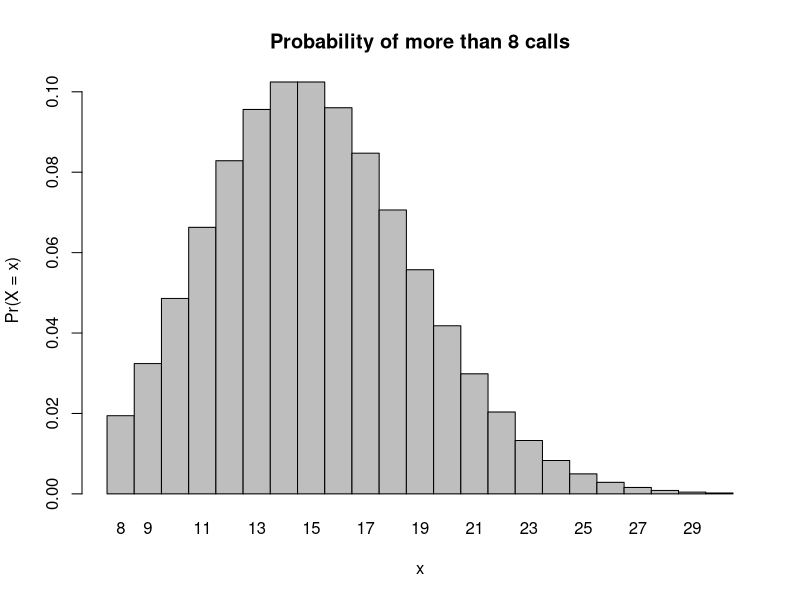
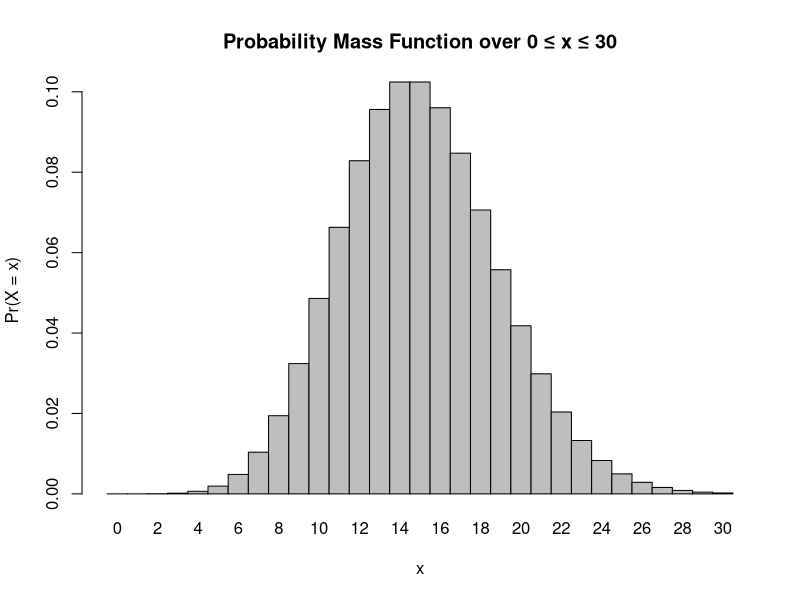
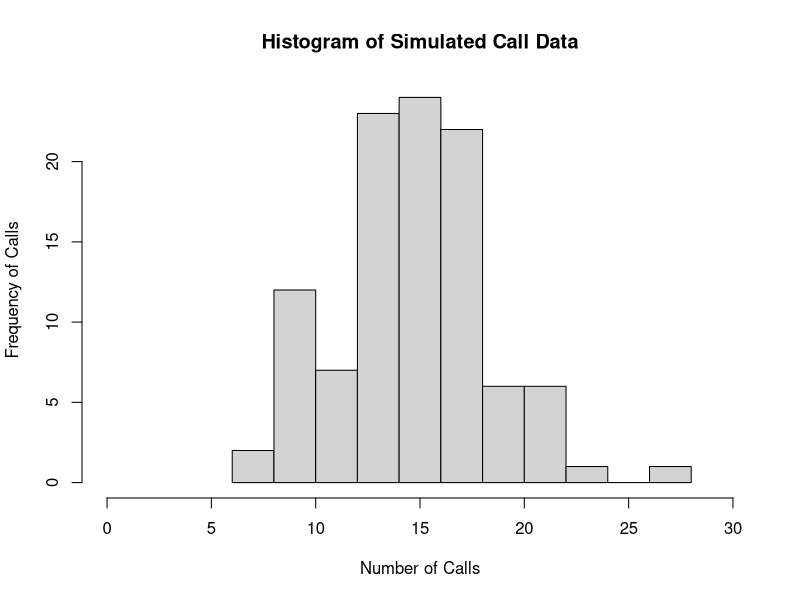

Source code (R) for these figures, in order:
## ---- chunk 1
?dpois()
x <- c(8:30) #I wasn't sure how to code for more than 8 calls, so I set 30 as the maximum and used the c() function to show that x includes all values between 8 and 30... I don't think that is right but here we are... 
l <- 15 #set the mean equal to "l"
one <- dpois(x = x, lambda = l, log = FALSE) #X is the appropriate Poisson random variable and lambda is the mean 
probability <- sum(one) #use the sum() function to "sum" the probabilities that she will hear each number of calls between 8 and 30 to get the probability that she will hear more than 8 calls 
probability
## ---- chunk 2
barplot(one, names.arg = x, space = 0, xlab = "x", ylab = "Pr(X = x)", main = "Probability of more than 8 calls")
## ---- chunk 3
x <- 0 #set x equal to 0 to indicate that she heard zero calls 
l <- 15 #set l equal to the mean
two <- dpois(x = x, lambda = l, log = FALSE)
two
## ---- chunk 4
x <- 3
l <- 15 
three <- dpois(x = x, lambda = l, log = FALSE)
three
## ---- chunk 5
x <- 0:30
l = 15
four <- dpois(x = x, lambda = l)
barplot(four, names.arg = x, space = 0, xlab = "x", ylab = "Pr(X = x)", main = "Probability Mass Function over 0 ≤ x ≤ 30")
## ---- chunk 6
data <- rpois(n = 104, lambda = 15) #rpois() function can be used to simulate data in the poisson distribution. n = the number of samples, lambda = mean of data 
data
## ---- chunk 7
?hist
hist(data, xlab = "Number of Calls", ylab = "Frequency of Calls", main = "Histogram of Simulated Call Data", xlim = range(0:30), ylim = NULL)
